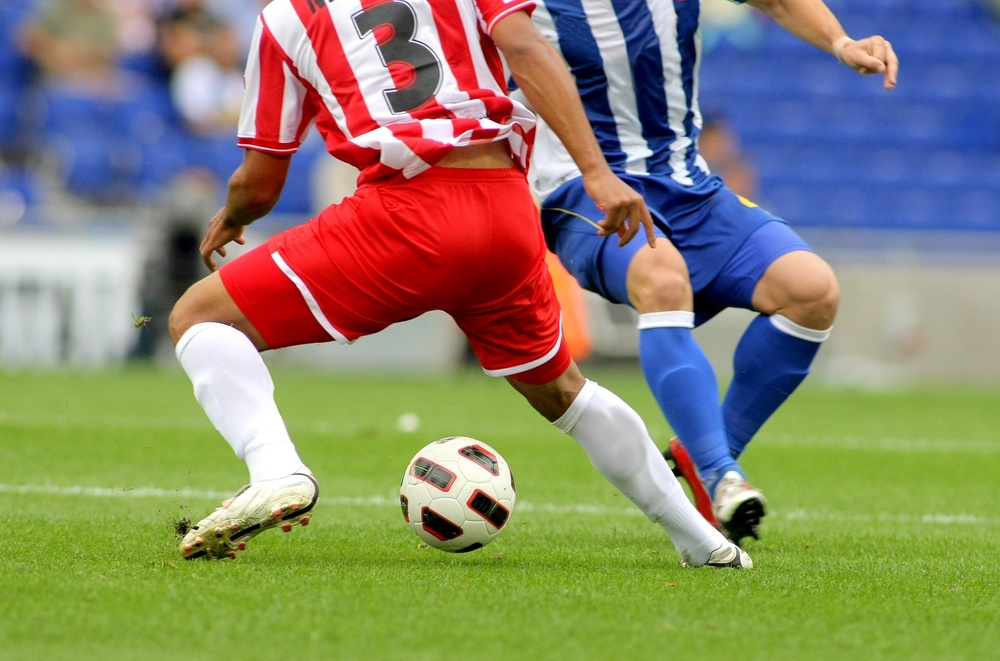
#> input picture soccer.jpg, 1000 x 661 px, shrunk from 1434 x 948 before the run
$ jupyter execute '에지 맵에서 경계선 찾기.ipynb'
#> lines starting #> are read from the running program, lines starting #| are printed output that depends on the picture; after the words box and inside, x2 and y2 are one past the last pixel; in counts of white or black regions, pixels touching at a corner belong together
[cell 1]
import cv2 as cv
import numpy as np

img = cv.imread('./soccer.jpg')
#> img is the input picture: shape (661, 1000, 3); mean B, G, R 107.3, 133.3, 136.8
gray = cv.cvtColor(img, cv.COLOR_BGR2GRAY)
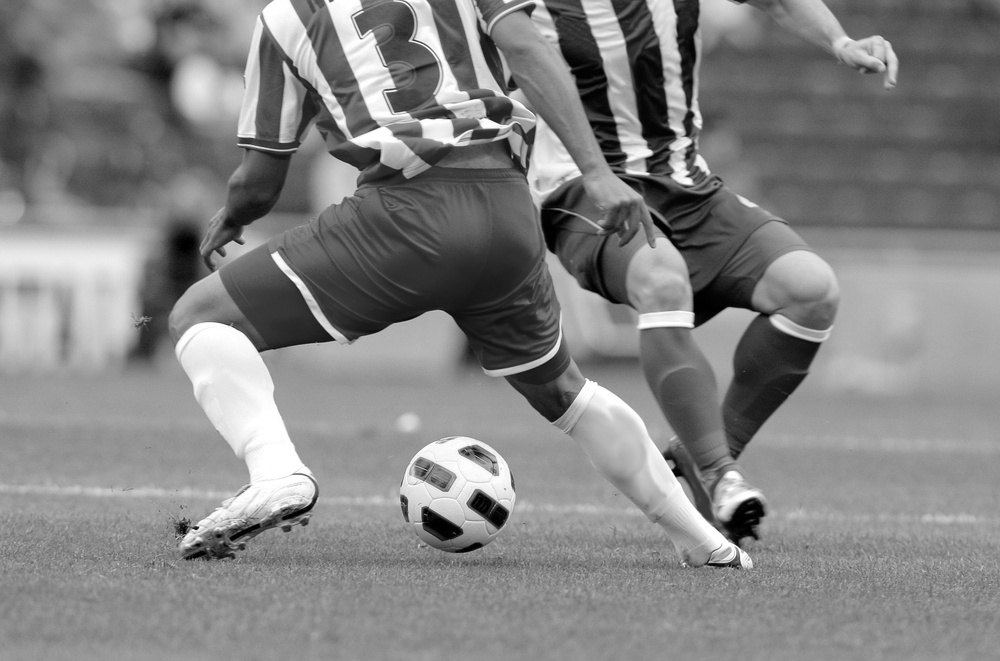
#> gray: shape (661, 1000); min 0, max 255, mean 131.4
canny = cv.Canny(gray, 100, 200)
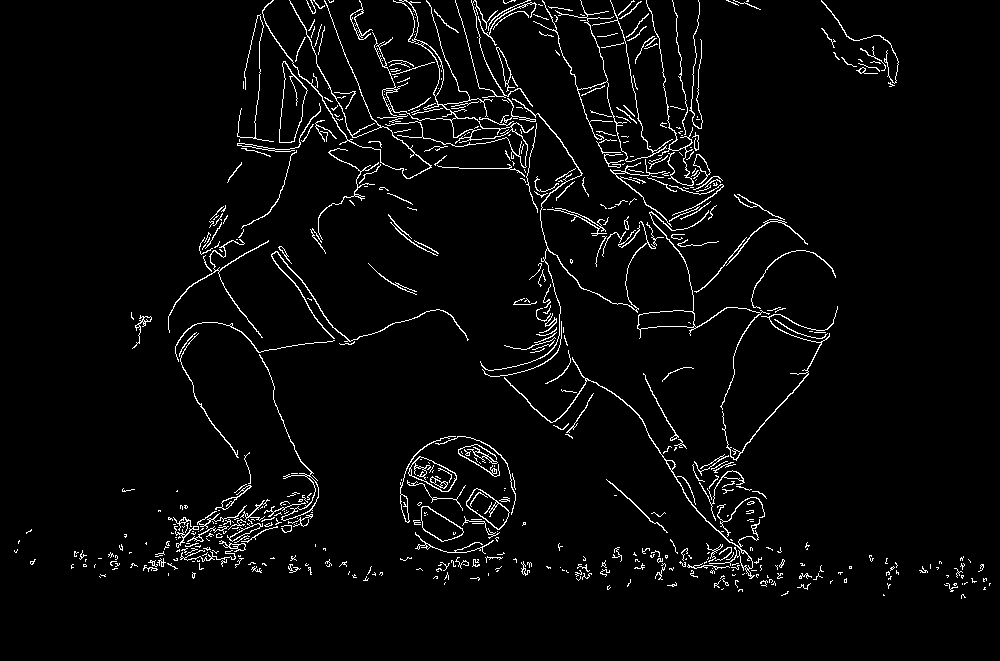
#> canny: shape (661, 1000); 3.6% white in thin lines or dots, all inside (x1, y1, x2, y2) = (14, 0, 991, 599)

contour, hierarchy = cv.findContours(canny, cv.RETR_LIST, cv.CHAIN_APPROX_NONE)
#> contour = 749 contours, 651 with area under 20; largest, box (x1, y1, x2, y2) and area: (372, 0, 534, 168) 1418, (279, 61, 308, 143) 1354, (279, 61, 308, 143) 1325, (637, 210, 770, 410) 970, (408, 456, 457, 492) 962

lcontour = []
for i in range(len(contour)):
    if contour[i].shape[0] > 100:
        lcontour.append(contour[i])
#> after the loop, lcontour = 73 contours, 15 with area under 20; largest, box (x1, y1, x2, y2) and area: (372, 0, 534, 168) 1418, (279, 61, 308, 143) 1354, (279, 61, 308, 143) 1325, (637, 210, 770, 410) 970, (408, 456, 457, 492) 962

cv.drawContours(img, lcontour, -1, (0, 255, 0), 3)
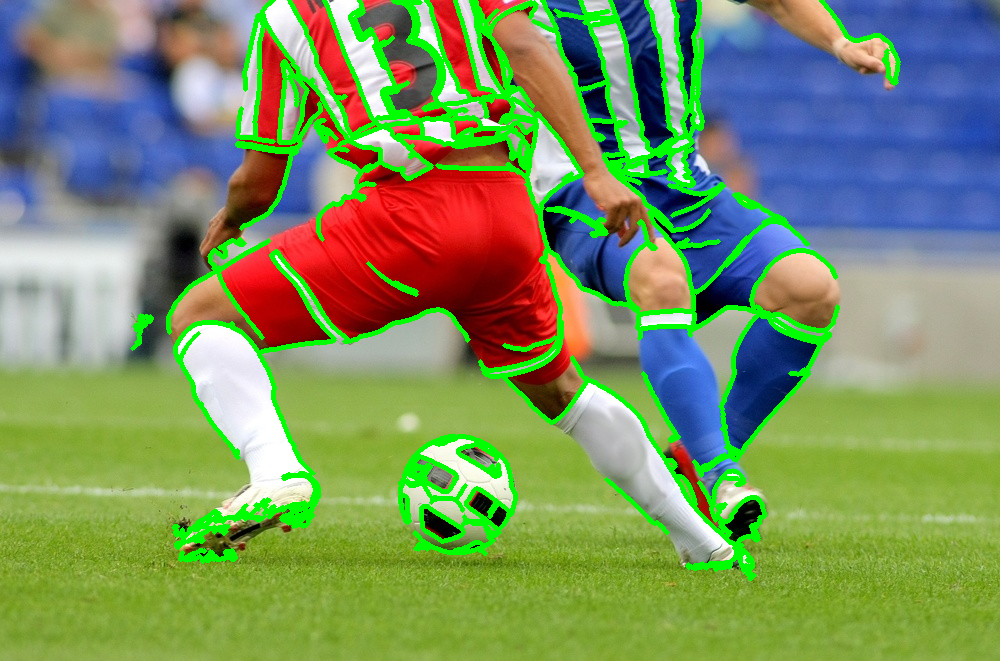
#> img: shape (661, 1000, 3); 9% of pixels changed, all inside (x1, y1, x2, y2) = (130, 0, 901, 581)

cv.imshow('Original with contours', img)
cv.imshow('Canny', canny)

cv.waitKey()
cv.destroyAllWindows()

$ run again, with apples.jpg copied over soccer.jpg
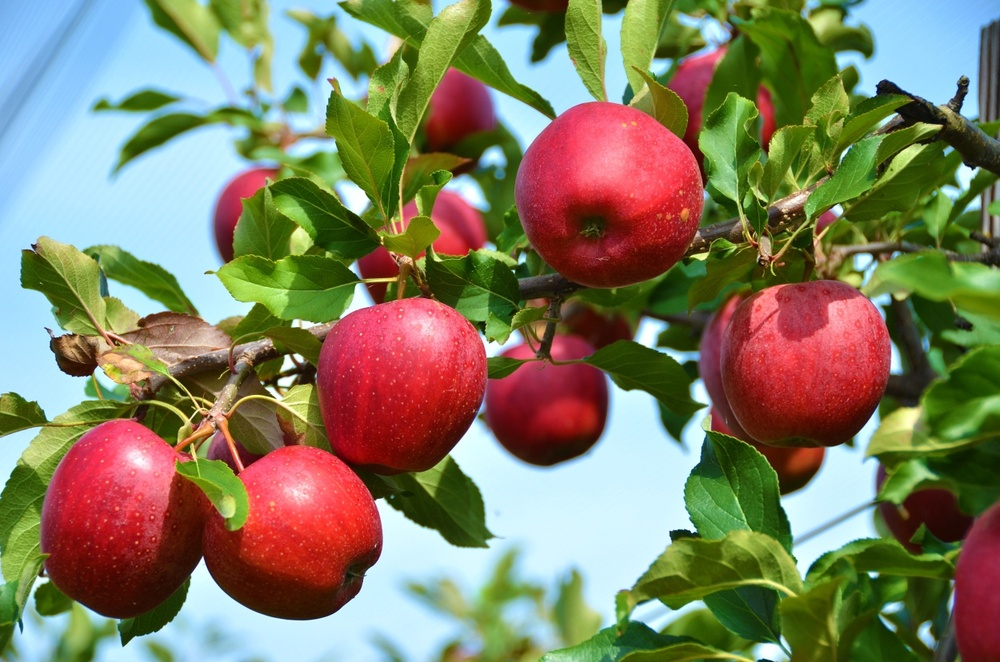
#> input picture apples.jpg, 1000 x 662 px, shrunk from 1250 x 828 before the run
#> img is the input picture: shape (662, 1000, 3); mean B, G, R 98.6, 125.8, 129.6
#> `canny = cv.Canny(gray, 100, 200)`:
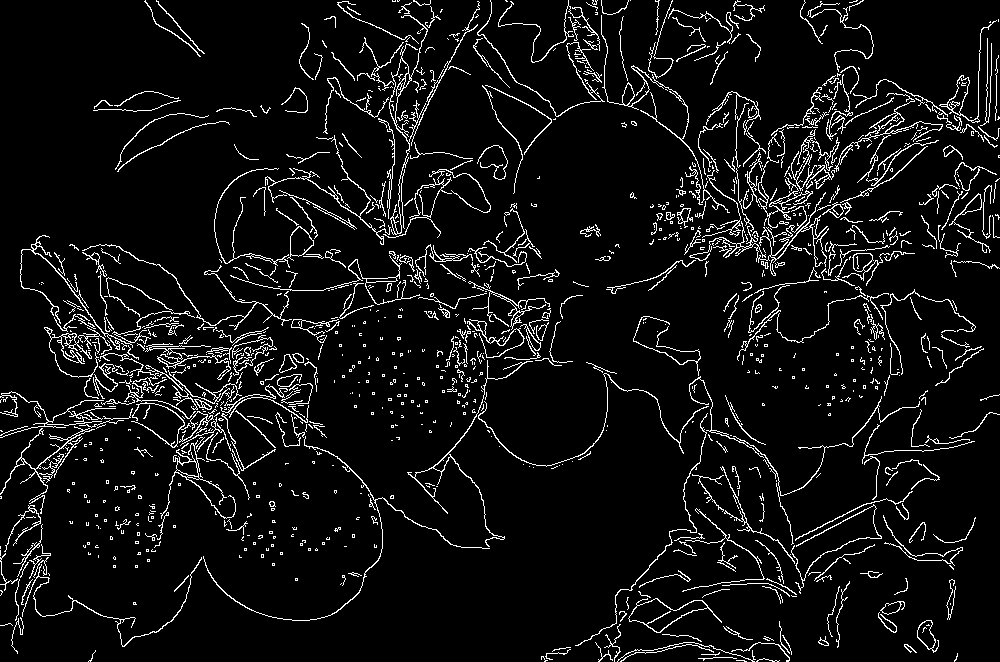
#> canny: shape (662, 1000); 6.7% white in thin lines or dots
#> contour = 1462 contours, 1274 with area under 20; largest, box (x1, y1, x2, y2) and area: (628, 598, 722, 633) 1266, (628, 598, 708, 633) 1176, (389, 15, 428, 235) 654, (287, 226, 314, 261) 486, (939, 20, 997, 123) 460
#> after the loop `for i in range(len(contour)):`: lcontour = 159 contours, 48 with area under 20; largest, box (x1, y1, x2, y2) and area: (628, 598, 722, 633) 1266, (628, 598, 708, 633) 1176, (389, 15, 428, 235) 654, (939, 20, 997, 123) 460, (160, 440, 236, 519) 393
#> `cv.drawContours(img, lcontour, -1, (0, 255, 0), 3)`:
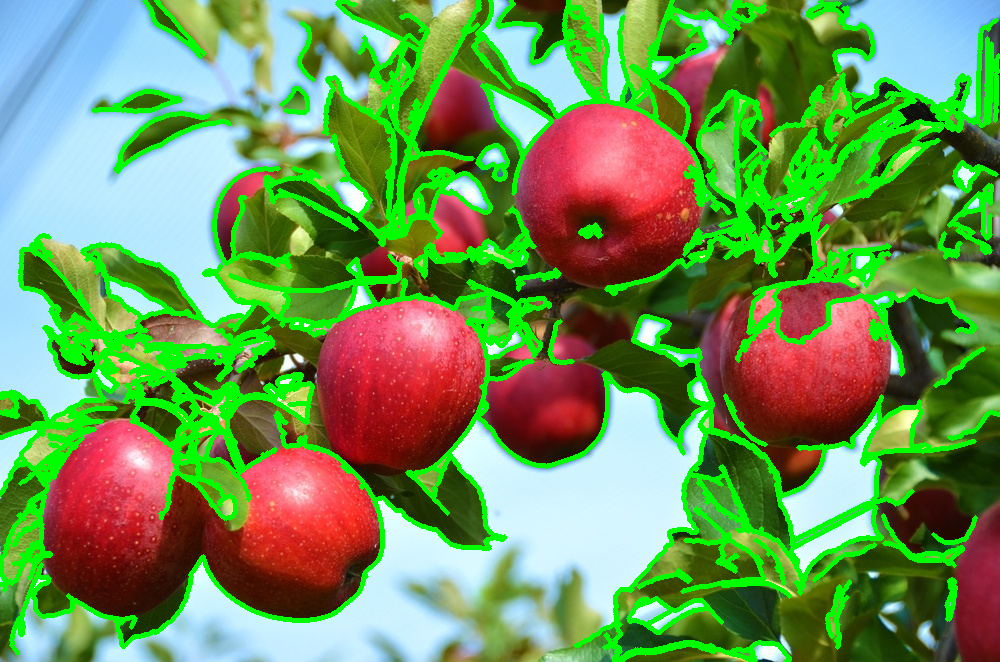
#> img: shape (662, 1000, 3); 17.28% of pixels changed, all inside (x1, y1, x2, y2) = (0, 0, 1000, 662)

$ run again, with mot_color70.jpg copied over soccer.jpg
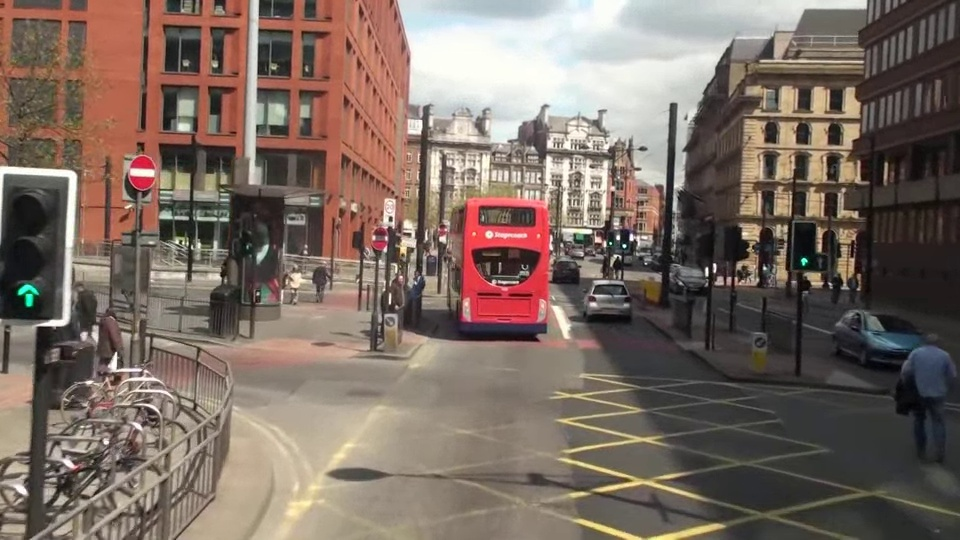
#> input picture mot_color70.jpg, 960 x 540 px
#> img is the input picture: shape (540, 960, 3); mean B, G, R 98.4, 107.7, 123.2
#> `canny = cv.Canny(gray, 100, 200)`:
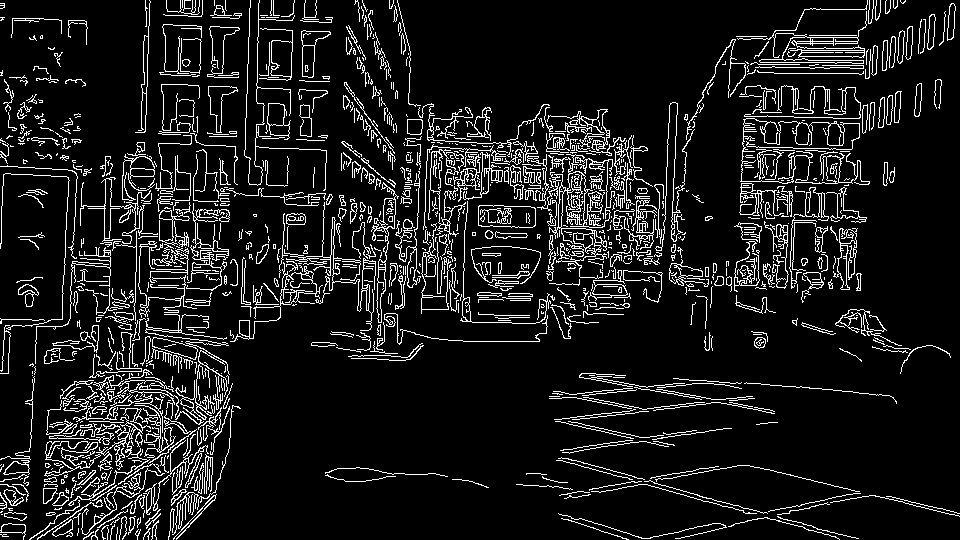
#> canny: shape (540, 960); 10.2% white in thin lines or dots
#> contour = 1553 contours, 1189 with area under 20; largest, box (x1, y1, x2, y2) and area: (537, 154, 615, 279) 2624, (568, 158, 611, 228) 1368, (478, 205, 536, 228) 1171, (478, 205, 536, 228) 1165, (740, 118, 870, 185) 1027
#> after the loop `for i in range(len(contour)):`: lcontour = 218 contours, 109 with area under 20; largest, box (x1, y1, x2, y2) and area: (537, 154, 615, 279) 2624, (568, 158, 611, 228) 1368, (478, 205, 536, 228) 1171, (478, 205, 536, 228) 1165, (740, 118, 870, 185) 1027
#> `cv.drawContours(img, lcontour, -1, (0, 255, 0), 3)`:
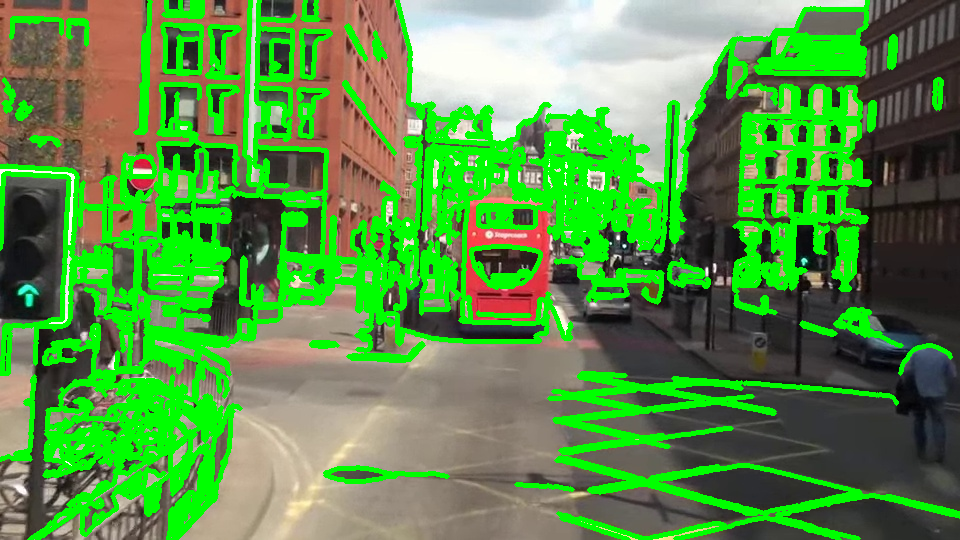
#> img: shape (540, 960, 3); mean B, G, R 71.3, 146, 88.4

$ run again, with mot_color83.jpg copied over soccer.jpg
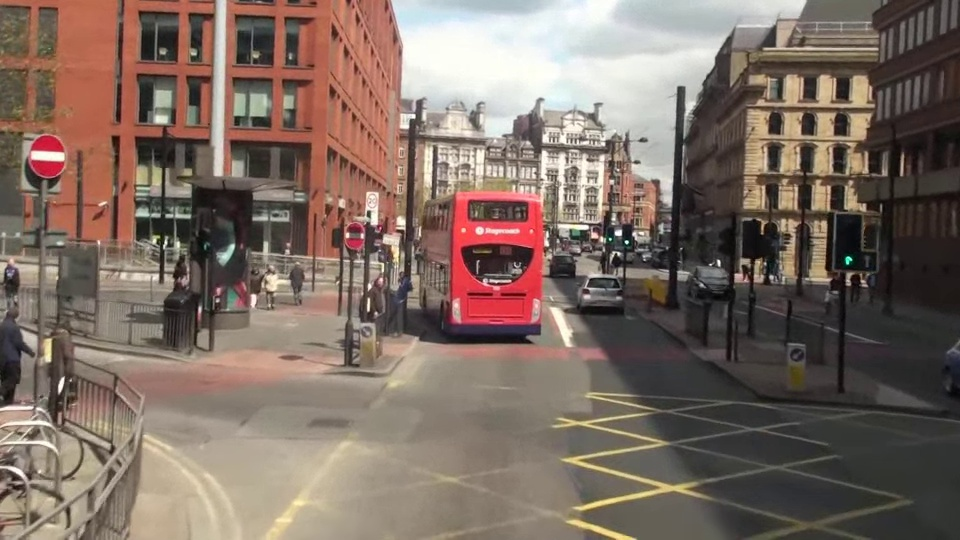
#> input picture mot_color83.jpg, 960 x 540 px
#> img is the input picture: shape (540, 960, 3); mean B, G, R 99.1, 108.8, 125.8
#> `canny = cv.Canny(gray, 100, 200)`:
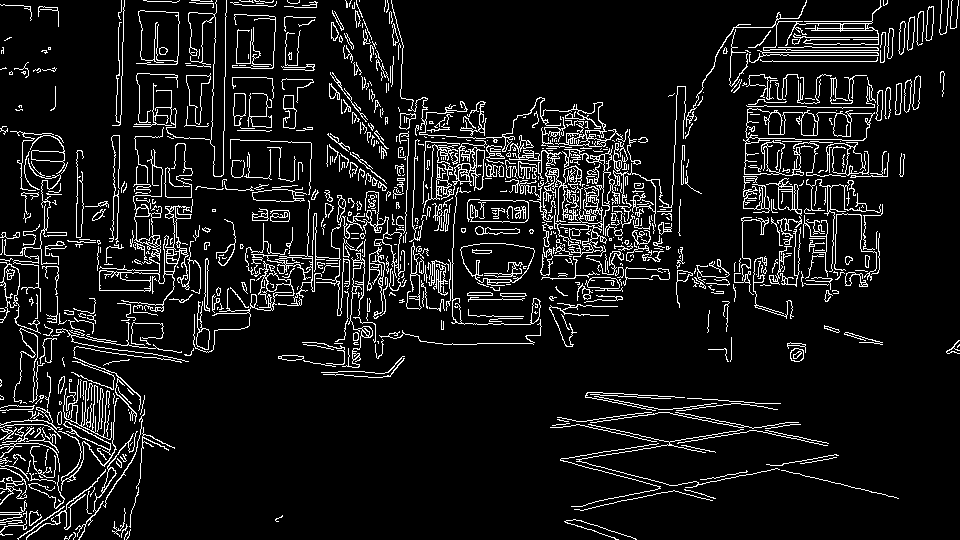
#> canny: shape (540, 960); 9% white in thin lines or dots
#> contour = 1239 contours, 969 with area under 20; largest, box (x1, y1, x2, y2) and area: (743, 108, 875, 176) 3718, (460, 243, 535, 286) 2301, (460, 243, 535, 283) 2167, (745, 108, 873, 141) 2142, (99, 149, 201, 312) 2112
#> after the loop `for i in range(len(contour)):`: lcontour = 189 contours, 97 with area under 20; largest, box (x1, y1, x2, y2) and area: (743, 108, 875, 176) 3718, (460, 243, 535, 286) 2301, (460, 243, 535, 283) 2167, (745, 108, 873, 141) 2142, (99, 149, 201, 312) 2112
#> `cv.drawContours(img, lcontour, -1, (0, 255, 0), 3)`:
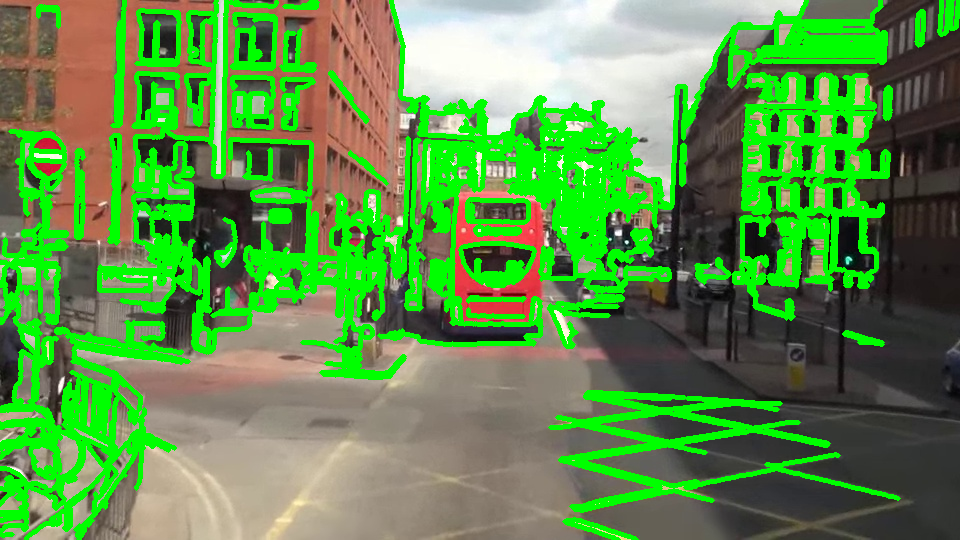
#> img: shape (540, 960, 3); mean B, G, R 74.1, 144.7, 93.1
